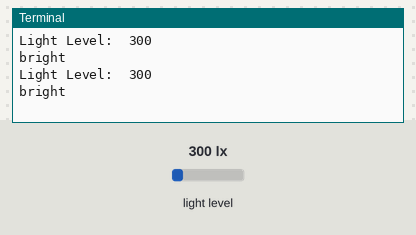
Bench run of a program on a simulated Raspberry Pi (BCM pin numbers). Shown: the last lines printed to the terminal. The test bench sets the inputs (shaded band); at power-on: light level 300 lx.

Above: at 1.2 s.
1.3 s: light level set to 279 lx
At 2.8 s:
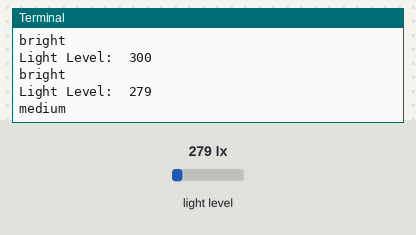
4.5 s: light level set to 40 lx
At 5.6 s:
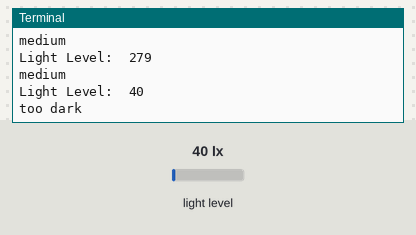
7.5 s: light level set to 500 lx
At 8.8 s:
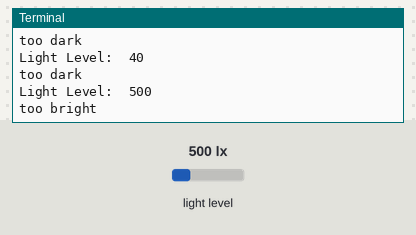
10.5 s: light level set to 180 lx
At 11.9 s:
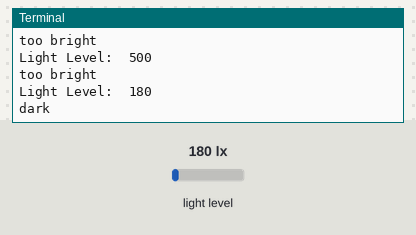
Timing chart, 0 to 13.5 s (numbered marks = the images above; inputs shaded):
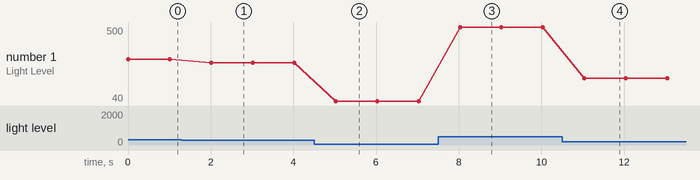

The program:

i2c.py
```python
# I2C with Rasberry Pi

# Demonstrate using I2C by interfacing with a light intensity sensor

import smbus
import time

ONE_TIME_HIGH_RES_MODE_1 = 0x20
lightSensorAddr = 0x23

# Setup I2C interface
currentSmbus = smbus.SMBus(1)

def readLightLevel():
  rawData = currentSmbus.read_i2c_block_data(lightSensorAddr, ONE_TIME_HIGH_RES_MODE_1)

  # Convert 2 bytes of raw data to number
  data = (rawData[1] + (256 * rawData[0])) / 1.2

  return int(data)

while True:
  lightLevel = readLightLevel()

  print("Light Level: ", lightLevel)
  if lightLevel >= 400:
      print("too bright")
  elif lightLevel >= 300 and lightLevel < 400:
      print("bright")
  elif lightLevel >= 200 and lightLevel < 300:
      print("medium")
  elif lightLevel >= 100 and lightLevel < 200:
      print("dark")
  elif lightLevel < 100:
      print("too dark")

  time.sleep(1)
```

Measured:
- the behaviour switches between 300 and 299 lx on light level (found by bisection; images 0 and 1)
- after the input at 1.3 s, the terminal: prints a new line after 0.71 s (image 1)
- after the input at 4.5 s, the terminal: prints a new line after 0.52 s (image 2)
- after the input at 7.5 s, the terminal: prints a new line after 0.53 s (image 3)
- after the input at 10.5 s, the terminal: prints a new line after 0.54 s (image 4)
- plotted number 1: 300 → 279 after the input at 1.3 s, 279 → 40 after the input at 4.5 s, 40 → 500 after the input at 7.5 s, 500 → 180 after the input at 10.5 s
